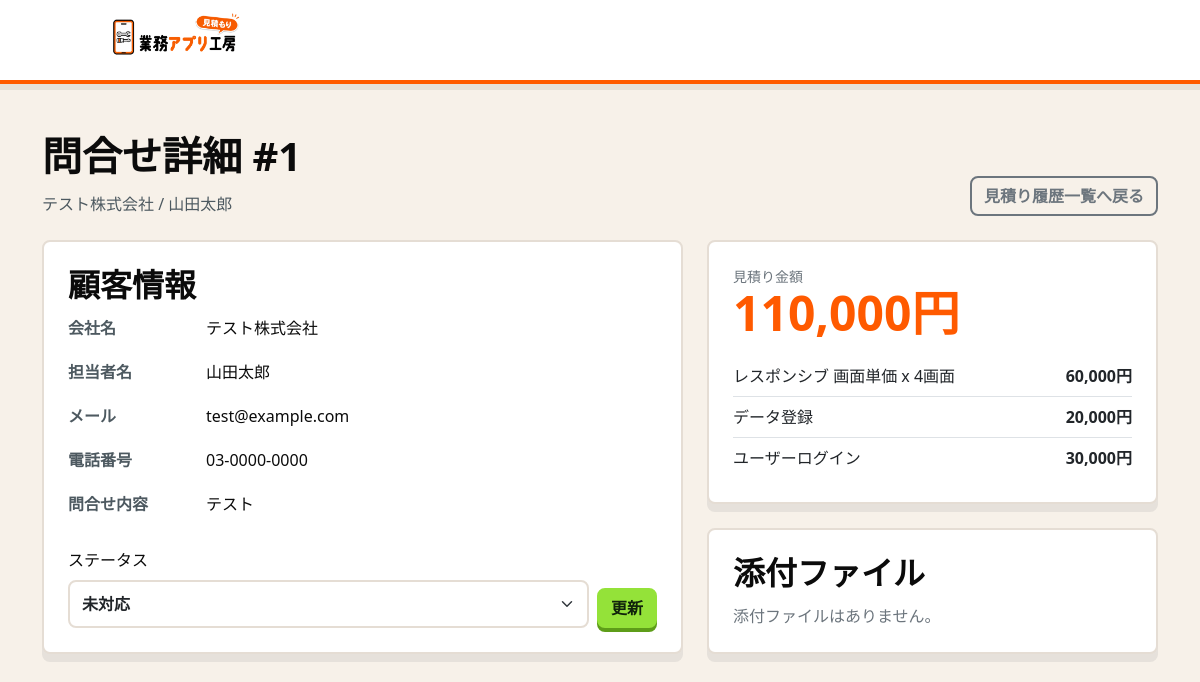
Screenshot of /admin/inquiries/1?from=estimates (signed in) with the database file from the repository.
### models/__init__.py (models this page shows)
class Inquiry(db.Model):
    __tablename__ = "inquiries"
    id = db.Column(db.BigInteger().with_variant(db.Integer, "sqlite"), primary_key=True)
    estimate_id = db.Column(db.BigInteger, db.ForeignKey("estimates.id"), nullable=False)
    company_name = db.Column(db.String(120), nullable=False)
    person_name = db.Column(db.String(120), nullable=False)
    email = db.Column(db.String(255), nullable=False)
    phone = db.Column(db.String(50))
    message = db.Column(db.Text)
    status = db.Column(db.String(30), default="未対応", nullable=False)
    created_at = db.Column(db.DateTime, default=datetime.utcnow, nullable=False)
    attachments = db.relationship(
        "InquiryAttachment", backref="inquiry", cascade="all, delete-orphan"
    )

class Estimate(db.Model):
    __tablename__ = "estimates"
    id = db.Column(db.BigInteger().with_variant(db.Integer, "sqlite"), primary_key=True)
    device_type = db.Column(db.String(50), nullable=False)
    package_type = db.Column(db.String(50), nullable=False)
    total_price = db.Column(db.Integer, nullable=False)
    visitor_key = db.Column(db.String(40))
    referrer_url = db.Column(db.Text)
    step_started_at = db.Column(db.DateTime)
    step_device_at = db.Column(db.DateTime)
    step_package_at = db.Column(db.DateTime)
    step_custom_at = db.Column(db.DateTime)
    step_result_at = db.Column(db.DateTime)
    pdf_clicked_at = db.Column(db.DateTime)
    pdf_click_count = db.Column(db.Integer, default=0, nullable=False)
    created_at = db.Column(db.DateTime, default=datetime.utcnow, nullable=False)
    items = db.relationship("EstimateItem", backref="estimate", cascade="all, delete-orphan")
    inquiry = db.relationship("Inquiry", backref="estimate", uselist=False)

class EstimateItem(db.Model):
    __tablename__ = "estimate_items"
    id = db.Column(db.BigInteger().with_variant(db.Integer, "sqlite"), primary_key=True)
    estimate_id = db.Column(db.BigInteger, db.ForeignKey("estimates.id"), nullable=False)
    item_name = db.Column(db.String(120), nullable=False)
    price = db.Column(db.Integer, nullable=False)

### routes/admin.py (the view)
@admin_bp.route("/inquiries/<int:inquiry_id>", methods=["GET", "POST"])
def inquiry_detail(inquiry_id: int):
    if not admin_required():
        return redirect(url_for("admin.login"))
    inquiry = Inquiry.query.get_or_404(inquiry_id)
    back_to = request.args.get("from")
    back_url = url_for("admin.estimates") if back_to == "estimates" else url_for("admin.inquiries")
    back_label = "見積り履歴一覧へ戻る" if back_to == "estimates" else "一覧へ戻る"
    if request.method == "POST":
        inquiry.status = request.form.get("status", inquiry.status)
        db.session.commit()
        flash("ステータスを更新しました。", "success")
    return render_template(
        "admin_inquiry_detail.html",
        inquiry=inquiry,
        back_url=back_url,
        back_label=back_label,
    )

### routes/admin.py (called while the page is built)
def admin_required():
    return session.get("admin_logged_in") is True

### templates/admin_inquiry_detail.html (shortened to what this page needs)
{% extends "base.html" %}
{% block content %}
<section class="container py-4 py-lg-5">
  <div class="admin-head">
    <div>
      <h1>問合せ詳細 #{{ inquiry.id }}</h1>
      <p>{{ inquiry.company_name }} / {{ inquiry.person_name }}</p>
    </div>
    <a class="btn btn-outline-secondary" href="{{ back_url }}">{{ back_label }}</a>
  </div>
  <div class="row g-4">
    <div class="col-lg-7">
      <div class="form-section">
        <h2>顧客情報</h2>
        <dl class="detail-list">
          <dt>会社名</dt><dd>{{ inquiry.company_name }}</dd>
          <dt>担当者名</dt><dd>{{ inquiry.person_name }}</dd>
          <dt>メール</dt><dd>{{ inquiry.email }}</dd>
          <dt>電話番号</dt><dd>{{ inquiry.phone or "-" }}</dd>
          <dt>問合せ内容</dt><dd>{{ inquiry.message or "-" }}</dd>
        </dl>
        <form method="post" class="d-flex gap-2 align-items-end mt-4">
          <div class="flex-grow-1">
            <label class="form-label">ステータス</label>
            <select class="form-select" name="status">
              {% for status in ["未対応", "対応中", "対応済み"] %}
                <option value="{{ status }}" {% if inquiry.status == status %}selected{% endif %}>{{ status }}</option>
              {% endfor %}
            </select>
          </div>
          <button class="btn btn-primary">更新</button>
        </form>
      </div>
    </div>
    <div class="col-lg-5">
      <div class="summary-panel mb-4">
        <div class="small text-secondary">見積り金額</div>
        <div class="estimate-total">{{ "{:,}".format(inquiry.estimate.total_price) }}円</div>
        <ul class="list-group list-group-flush mt-3">
          {% for item in inquiry.estimate.items %}
            <li class="list-group-item d-flex justify-content-between px-0">
              <span>{{ item.item_name }}</span>
              <strong>{{ "{:,}".format(item.price) }}円</strong>
            </li>
          {% endfor %}
        </ul>
      </div>
      <div class="form-section">
        <h2>添付ファイル</h2>
        {% for attachment in inquiry.attachments %}
          <div class="attachment-row">
            <div class="attachment-field">
              <span class="attachment-label">画面表示名</span>
              <strong>{{ attachment.file_name }}</strong>
            </div>
            <div class="attachment-field">
              <span class="attachment-label">保存先</span>
              <small>{{ attachment.box_url }}</small>
            </div>
            <div>
              <a class="btn btn-outline-primary btn-sm" href="{{ url_for('admin.download_inquiry_attachment', inquiry_id=inquiry.id, attachment_id=attachment.id) }}">
                ダウンロード
              </a>
            </div>
          </div>
        {% else %}
          <p class="text-secondary mb-0">添付ファイルはありません。</p>
        {% endfor %}
      </div>
    </div>
  </div>
</section>
{% endblock %}

### static/css/style.css (style rules this page uses)
:root { --ink: #0b0b0b; --muted: #4d5960; --line: #e5ddd4; --brand: #ff5a00; --brand-dark: #d94600; --brand-soft: #fff1e7; --brand-pale: #fff8f2; --green: #94e239; --green-dark: #5e9d19; --navy: #1f2f37; --panel: #ffffff; --accent: #111111; --paper: #fff7ef; --soft: #f7f1e9; --shadow: rgba(31, 41, 51, 0.08); }
body { color: var(--ink); background: #f7f1e9; letter-spacing: 0; }
main > section { animation: fade-up .45s ease; }
.summary-panel, .form-section, .completion { background: #fff; border: 2px solid var(--line); border-radius: 8px; padding: 24px; box-shadow: 0 8px 0 rgba(31, 47, 55, .08); }
.estimate-total, .result-total { color: var(--brand); font-size: clamp(2rem, 4vw, 3.25rem); font-weight: 800; line-height: 1.1; white-space: nowrap; }
.form-section h2, .page-heading h1, .admin-head h1, .wizard-head h1 { font-weight: 800; margin-bottom: 12px; }
.form-control, .form-select { min-height: 48px; border: 2px solid var(--line); border-radius: 8px; font-weight: 700; }
.btn-primary { --bs-btn-color: #10230b; --bs-btn-bg: var(--green); --bs-btn-border-color: var(--green); --bs-btn-hover-color: #10230b; --bs-btn-hover-bg: #83ce2c; --bs-btn-hover-border-color: #83ce2c; --bs-btn-active-color: #10230b; --bs-btn-active-bg: #7cc427; --bs-btn-active-border-color: #7cc427; }
.btn { border-radius: 8px; font-weight: 800; border-width: 2px; transition: transform .16s ease, box-shadow .16s ease, background-color .16s ease, border-color .16s ease; }
.btn-primary { box-shadow: 0 4px 0 var(--green-dark); }
.page-heading, .admin-head { display: flex; align-items: end; justify-content: space-between; gap: 16px; margin-bottom: 24px; }
.page-heading p, .admin-head p { color: var(--muted); margin: 0; }
.detail-list { display: grid; grid-template-columns: 120px 1fr; gap: 12px 18px; }
.detail-list dt { color: var(--muted); }

### rows the page displays
Inquiry: id "1", company_name "テスト株式会社", person_name "山田太郎", email "test@example.com", phone "03-0000-0000", message "テスト", status "未対応"
Estimate: estimate.total_price "110,000"
EstimateItem: item_name "レスポンシブ 画面単価 x 4画面", price "60,000"
EstimateItem: item_name "データ登録", price "20,000"
EstimateItem: item_name "ユーザーログイン", price "30,000"

### other values shown
{{ back_label }} "見積り履歴一覧へ戻る"
